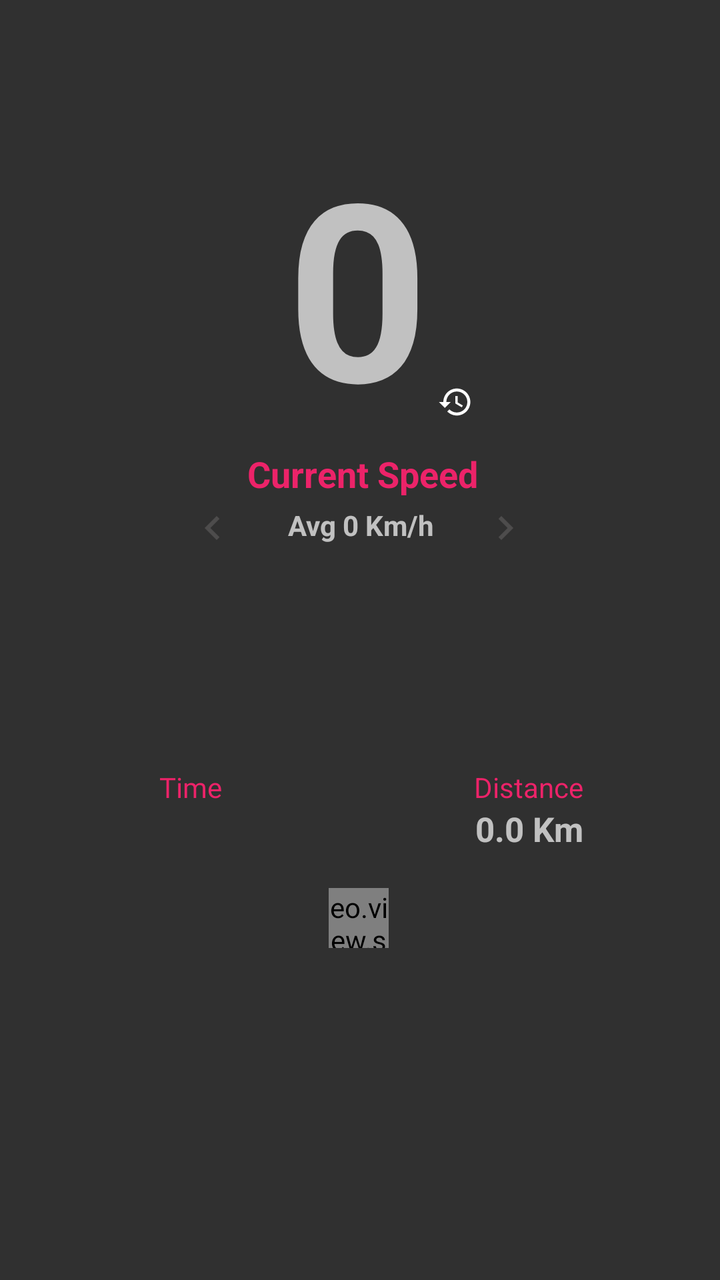
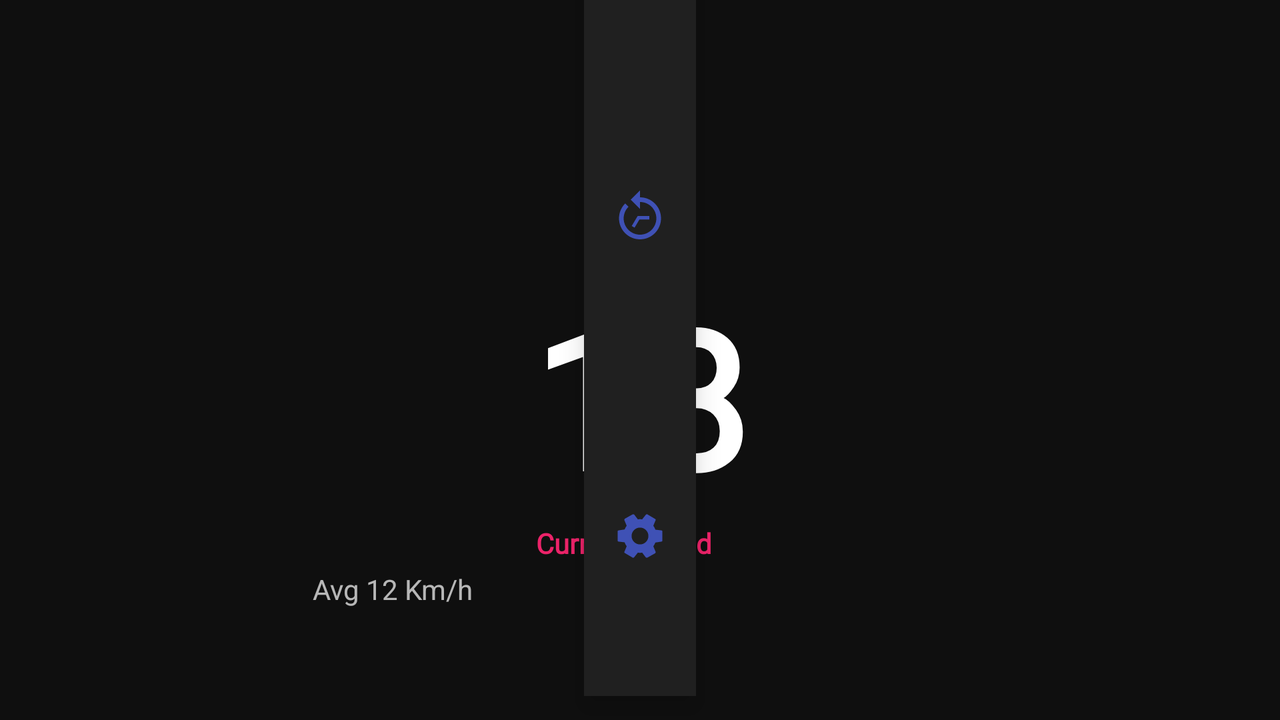

One screen, two layout resources from the same app: the default and the repository's alternative for another configuration. Each is rendered where Android would select it; the XML of both is given below.
<!-- AndroidManifest.xml: application theme WhiteWash -->
<!-- res/layout/speedometer_fragment_layout.xml -->
<?xml version="1.0" encoding="utf-8"?>
<androidx.constraintlayout.widget.ConstraintLayout xmlns:android="http://schemas.android.com/apk/res/android"
    xmlns:app="http://schemas.android.com/apk/res-auto"
    xmlns:tools="http://schemas.android.com/tools"
    android:layout_width="match_parent"
    android:layout_height="match_parent">

    
    
    
    


    <ImageView
        android:id="@+id/recordingProgress"
        android:layout_width="18dp"
        android:layout_height="18dp"
        android:layout_marginStart="4dp"
        android:layout_marginTop="192dp"
        android:tint="@color/pureWhite"
        android:src="@drawable/history_icon"
        app:layout_constraintStart_toEndOf="@+id/currentSpeed"
        app:layout_constraintTop_toTopOf="parent" />

    <eo.view.signalstrength.SignalStrengthView
        android:id="@+id/signalStrength"
        android:layout_width="30dp"
        android:layout_height="30dp"
        android:layout_marginTop="60dp"
        app:layout_constraintEnd_toStartOf="@+id/guideline24"
        app:layout_constraintHorizontal_bias="0.49"
        app:layout_constraintStart_toStartOf="@+id/guideline22"
        app:layout_constraintTop_toTopOf="@+id/guideline23"
        app:signalStrengthColor="?colorAccent"
        app:signalStrengthLevel="0"
        app:signalStrengthTheme="rounded" />

    <TextView
        android:id="@+id/currentSpeed"
        android:layout_width="wrap_content"
        android:layout_height="wrap_content"
        android:layout_marginStart="167dp"
        android:layout_marginTop="60dp"
        android:layout_marginEnd="167dp"
        android:text="0"
        android:textSize="124dp"
        android:textStyle="bold"

        app:layout_constraintEnd_toEndOf="parent"
        app:layout_constraintHorizontal_bias="0.527"
        app:layout_constraintStart_toStartOf="parent"
        app:layout_constraintTop_toTopOf="parent" />

    <TextView
        android:id="@+id/currentSpeedLabel"
        android:layout_width="wrap_content"
        android:layout_height="wrap_content"
        android:layout_marginStart="166dp"
        android:layout_marginEnd="166dp"
        android:text="Current Speed"
        android:textColor="#EC2369"
        android:textSize="18dp"
        android:textStyle="bold"

        app:layout_constraintEnd_toEndOf="parent"
        app:layout_constraintHorizontal_bias="0.488"
        app:layout_constraintStart_toStartOf="parent"
        app:layout_constraintTop_toBottomOf="@+id/currentSpeed" />

    <TextView
        android:id="@+id/textView12"
        android:layout_width="wrap_content"
        android:layout_height="wrap_content"
        android:layout_marginStart="166dp"
        android:layout_marginTop="4dp"
        android:layout_marginEnd="166dp"
        android:text=" Avg 0 Km/h"
        android:textStyle="bold"
        app:layout_constraintEnd_toEndOf="parent"
        app:layout_constraintHorizontal_bias="0.526"
        app:layout_constraintStart_toStartOf="parent"
        app:layout_constraintTop_toBottomOf="@+id/currentSpeedLabel" />

    <TextView
        android:id="@+id/timeLabel"
        android:layout_width="0dp"
        android:layout_height="wrap_content"
        android:fontFamily="@font/roboto"

        android:gravity="center"
        android:text="Time"
        android:textColor="#EC2369"
        android:textSize="14dp"
        app:layout_constraintEnd_toStartOf="@+id/guideline22"
        app:layout_constraintStart_toStartOf="@+id/guideline20"
        app:layout_constraintTop_toTopOf="@+id/guideline23" />














    
    
    
    
    
    
    
    
    
    
    
    
    

    <TextView
        android:id="@+id/distanceLabel"
        android:layout_width="0dp"
        android:layout_height="wrap_content"
        android:gravity="center"

        android:text="Distance"
        android:textColor="#EC2369"
        android:textSize="14dp"
        app:layout_constraintEnd_toStartOf="@+id/guideline25"
        app:layout_constraintStart_toStartOf="@+id/guideline24"
        app:layout_constraintTop_toTopOf="@+id/guideline23" />

    <TextView
        android:id="@+id/distanceCovered"
        android:layout_width="0dp"
        android:layout_height="wrap_content"
        android:gravity="center"
        android:text="0.0 Km"
        android:textSize="17dp"
        android:textStyle="bold"
        app:layout_constraintEnd_toStartOf="@+id/guideline25"
        app:layout_constraintStart_toStartOf="@+id/guideline24"
        app:layout_constraintTop_toBottomOf="@+id/distanceLabel" />

    <ImageButton
        android:id="@+id/back_selection_button"
        android:layout_width="wrap_content"
        android:layout_height="wrap_content"

        android:layout_marginStart="105dp"
        android:layout_marginTop="252dp"
        android:layout_marginEnd="33dp"
        android:background="?attr/selectableItemBackground"
        app:layout_constraintEnd_toStartOf="@+id/textView12"
        app:layout_constraintStart_toStartOf="parent"
        app:layout_constraintTop_toTopOf="parent"
        app:srcCompat="@drawable/navigate_before_icon" />

    <ImageView
        android:id="@+id/forward_selection_button"
        android:layout_width="wrap_content"
        android:layout_height="wrap_content"

        android:layout_marginStart="33dp"
        android:layout_marginTop="252dp"
        android:layout_marginEnd="105dp"
        app:layout_constraintEnd_toEndOf="parent"
        app:layout_constraintStart_toEndOf="@+id/textView12"
        app:layout_constraintTop_toTopOf="parent"
        app:srcCompat="@drawable/navigate_next_icon" />

    <androidx.constraintlayout.widget.Guideline
        android:id="@+id/guideline20"
        android:layout_width="wrap_content"
        android:layout_height="wrap_content"
        android:orientation="vertical"
        app:layout_constraintGuide_begin="54dp" />

    <androidx.constraintlayout.widget.Guideline
        android:id="@+id/guideline22"
        android:layout_width="wrap_content"
        android:layout_height="wrap_content"
        android:orientation="vertical"
        app:layout_constraintGuide_begin="137dp" />

    <androidx.constraintlayout.widget.Guideline
        android:id="@+id/guideline23"
        android:layout_width="wrap_content"
        android:layout_height="wrap_content"
        android:orientation="horizontal"
        app:layout_constraintGuide_percent="0.6" />

    <androidx.constraintlayout.widget.Guideline
        android:id="@+id/guideline24"
        android:layout_width="wrap_content"
        android:layout_height="wrap_content"
        android:orientation="vertical"
        app:layout_constraintGuide_end="137dp" />

    <androidx.constraintlayout.widget.Guideline
        android:id="@+id/guideline25"
        android:layout_width="wrap_content"
        android:layout_height="wrap_content"
        android:orientation="vertical"
        app:layout_constraintGuide_end="54dp" />

    
    
    
    
    
    
    
    
    

    

</androidx.constraintlayout.widget.ConstraintLayout>
<!-- resources referenced by this layout -->
<resources>
  <color name="pureWhite">#FFFFFF</color>
  <!-- drawable history_icon (drawable) -->
  <vector xmlns:android="http://schemas.android.com/apk/res/android"
      android:width="24dp"
      android:height="24dp"
      android:tint="#EC2369"
      android:viewportWidth="24.0"
      android:viewportHeight="24.0">
      <path
          android:fillColor="#FF000000"
          android:pathData="M13,3c-4.97,0 -9,4.03 -9,9L1,12l3.89,3.89 0.07,0.14L9,12L6,12c0,-3.87 3.13,-7 7,-7s7,3.13 7,7 -3.13,7 -7,7c-1.93,0 -3.68,-0.79 -4.94,-2.06l-1.42,1.42C8.27,19.99 10.51,21 13,21c4.97,0 9,-4.03 9,-9s-4.03,-9 -9,-9zM12,8v5l4.28,2.54 0.72,-1.21 -3.5,-2.08L13.5,8L12,8z" />
  </vector>
  <!-- drawable navigate_before_icon (drawable) -->
  <vector xmlns:android="http://schemas.android.com/apk/res/android"
      android:width="24dp"
      android:height="24dp"
      android:tint="#4D4C4C"
      android:viewportWidth="24.0"
      android:viewportHeight="24.0">
      <path
          android:fillColor="#FF000000"
          android:pathData="M15.41,7.41L14,6l-6,6 6,6 1.41,-1.41L10.83,12z" />
  </vector>
  <!-- drawable navigate_next_icon (drawable) -->
  <vector xmlns:android="http://schemas.android.com/apk/res/android"
      android:width="24dp"
      android:height="24dp"
      android:tint="#4D4C4C"
      android:viewportWidth="24.0"
      android:viewportHeight="24.0">
      <path
          android:fillColor="#FF000000"
          android:pathData="M10,6L8.59,7.41 13.17,12l-4.58,4.59L10,18l6,-6z" />
  </vector>
  <style name="WhiteWash" parent="Theme.AppCompat.NoActionBar">
          <item name="android:windowLightStatusBar" tools:targetApi="m">true</item>
          <item name="colorPrimary">#3D5AFE</item>
          <item name="colorPrimaryDark">@color/colorPrimaryDark</item>
          <item name="colorAccent">@color/colorAccent</item>
      </style>
  <color name="colorPrimaryDark">#FFFFFF</color>
  <color name="colorAccent">#D81B60</color>
</resources>
<!-- res/layout-land/speedometer_fragment_layout.xml (the repository's variant of the layout above) -->
<!-- drawn on the phone turned sideways -->
<?xml version="1.0" encoding="utf-8"?>
<layout xmlns:android="http://schemas.android.com/apk/res/android"
    xmlns:app="http://schemas.android.com/apk/res-auto"
    xmlns:tools="http://schemas.android.com/tools">

    <data>

    </data>

    <FrameLayout
        android:layout_width="match_parent"
        android:layout_height="match_parent"
        android:background="#0F0F0F">

        <androidx.constraintlayout.widget.ConstraintLayout
            android:layout_width="match_parent"
            android:layout_height="match_parent">

            <TextView
                android:id="@+id/currentSpeed"
                android:layout_width="wrap_content"
                android:layout_height="wrap_content"
                android:layout_marginStart="167dp"
                android:layout_marginTop="134dp"
                android:layout_marginEnd="167dp"
                android:fontFamily="@font/roboto"
                android:text="18"
                android:textColor="@color/pureWhite"
                android:textSize="96dp"
                android:textStyle="bold"
                app:layout_constraintEnd_toEndOf="parent"
                app:layout_constraintStart_toStartOf="parent"
                app:layout_constraintTop_toTopOf="parent" />

            <TextView
                android:id="@+id/currentSpeedLabel"
                android:layout_width="wrap_content"
                android:layout_height="wrap_content"
                android:layout_marginStart="166dp"
                android:layout_marginEnd="168dp"
                android:fontFamily="@font/roboto"
                android:text="Current Speed"
                android:textColor="#EC2369"
                android:textStyle="bold"
                app:layout_constraintEnd_toEndOf="parent"
                app:layout_constraintHorizontal_bias="0.468"
                app:layout_constraintStart_toStartOf="parent"
                app:layout_constraintTop_toBottomOf="@+id/currentSpeed" />

            <TextView
                android:id="@+id/textView12"
                android:layout_width="wrap_content"
                android:layout_height="wrap_content"
                android:layout_marginStart="153dp"
                android:layout_marginTop="4dp"
                android:layout_marginEnd="154dp"
                android:text=" Avg 12 Km/h"
                app:layout_constraintEnd_toEndOf="parent"
                app:layout_constraintHorizontal_bias="0.0"
                app:layout_constraintStart_toStartOf="parent"
                app:layout_constraintTop_toBottomOf="@+id/currentSpeedLabel" />

            <com.google.android.material.bottomnavigation.BottomNavigationView
                android:id="@+id/bottom_navigation"
                android:layout_width="wrap_content"
                android:layout_height="wrap_content"
                android:background="#202020"
                android:rotation="90"
                app:itemIconSize="28dp"
                app:itemIconTint="#3F51B5"
                app:itemTextColor="@color/pureWhite"
                app:labelVisibilityMode="unlabeled"
                app:menu="@menu/drawer_menu"
                tools:layout_editor_absoluteX="428dp"
                tools:layout_editor_absoluteY="29dp" />

        </androidx.constraintlayout.widget.ConstraintLayout>


        

    </FrameLayout>
</layout>
<!-- resources referenced by the variant -->
<!-- as the phone turned sideways resolves them -->
<resources>
  <color name="pureWhite">#FFFFFF</color>
  <style name="WhiteWash" parent="Theme.AppCompat.NoActionBar">
          <item name="android:windowLightStatusBar" tools:targetApi="m">true</item>
          <item name="colorPrimary">#3D5AFE</item>
          <item name="colorPrimaryDark">@color/colorPrimaryDark</item>
          <item name="colorAccent">@color/colorAccent</item>
      </style>
  <color name="colorPrimaryDark">#FFFFFF</color>
  <color name="colorAccent">#D81B60</color>
</resources>
